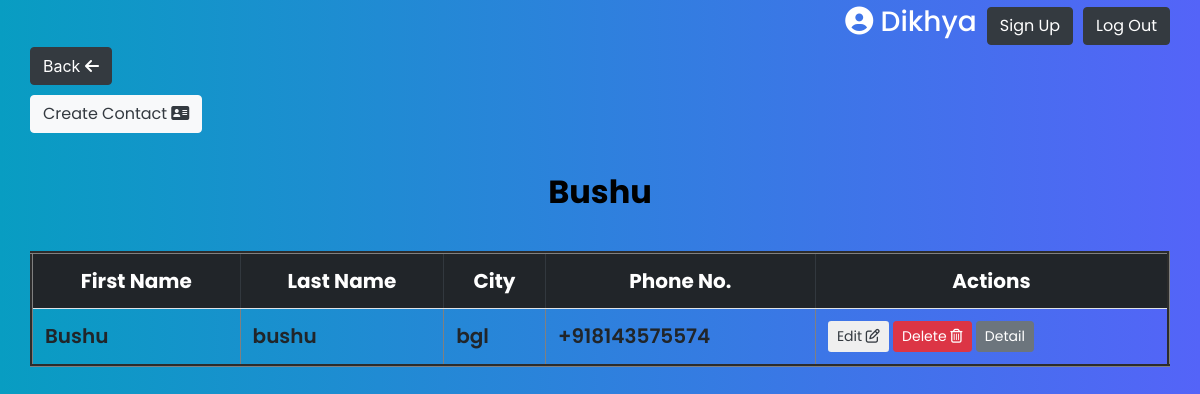
/phonebook-specific/1/ (signed in), run on the app's committed database.
### contacts/models.py (models this page shows, shortened)
class Phonebook(models.Model):
    name = models.CharField(max_length=100)
    user = models.ForeignKey(User, on_delete=models.CASCADE)

class Contact(models.Model):
    first_name = models.CharField(max_length=100)
    last_name = models.CharField(max_length=100)
    city = models.CharField(max_length=100)
    phone_number = models.CharField(max_length=15)
    phonebooks = models.ManyToManyField(Phonebook, related_name='contacts')

### contacts/views.py (the view)
# urls.py: path('phonebook-specific/<int:pk>/', views.phonebook_specific, name='phonebook_specific'),
def phonebook_specific(request,pk):
    if request.user.is_authenticated:
        phonebooks = Phonebook.objects.filter(user=request.user,id=pk)
        return render(request, 'phonebook_specific.html', {'phonebooks': phonebooks})
    else:
        return redirect('login')

### templates/phonebook_specific.html
{% extends 'base.html' %}
{% block content %}
<button onclick="history.back()" class="btn btn-dark back_btn"> Back <i class="fa fa-arrow-left" aria-hidden="true"></i></button>
<main class="contact_cont">
  <button class="btn btn-light"><a class="text-dark" href="/contacts/create/">Create Contact <i class="fa fa-address-card"></i> </a></button>
  {% for phonebook in phonebooks %}
    <h2 class="sub_head">{{ phonebook.name }}</h2>
    <div class="table-responsive-md">
      <table class="table" border="3">
        <tr class="thead-dark">
          <th scope="col">First Name</th>
          <th scope="col">Last Name</th>
          <th scope="col">City</th>
          <th scope="col">Phone No.</th>
          <th scope="col">Actions</th>
        </tr>
        {% for contact in phonebook.contacts.all %}
        <tr>
          <td class="ph_name">{{ contact.first_name }}</td>
          <td class="ph_name">{{ contact.last_name }} </td>
          <td class="ph_name">{{ contact.city }}</td>
          <td class="ph_name">{{ contact.phone_number }}</td>
          <td ><button  type="button" class="btn btn-white btn-sm"> <a class="text-dark" href="{% url 'contact_edit' pk=contact.pk %}">Edit <i class='far fa-edit'></i></a></button>
            <button type="button" class="btn btn-danger btn-sm"><a class="text-white" href="{% url 'contact_delete' pk=contact.pk %}">Delete <i class="fa fa-trash-o"></i></a></button>
            <button class="btn btn-secondary btn-sm"> <a class="text-white" href="/contacts/{{contact.pk}}">Detail</a></button>
        </td>
        </tr>
        {% endfor %}
      </table>
    </div>
  {% endfor %}
</main>
{% endblock %}

### templates/base.html (shortened to what this page needs)
<!DOCTYPE html>
<html lang="en">
<head>
    <link rel="stylesheet" href="/static/css/main.css">
    <link rel="stylesheet" href="https://cdn.jsdelivr.net/npm/bootstrap@4.1.3/dist/css/bootstrap.min.css">
</head>
<body>
  <div class="btn_right"><h3><i class='fas fa-user-circle'></i> {{user}}</h3><button class="btn btn-dark"><a class="text-white" href="/signup/">Sign Up</a></button> <button  class="btn btn-dark"><a class="text-white" href="/logout/">Log Out</a></button></div>
    {% block content %}
    {% endblock %}
</body>
</html>

### static/css/main.css (style rules this page uses)
* { font-family: "Poppins", sans-serif; }
body { background-image: linear-gradient(to right, #089dc2 0%, #5464f8 100%); height: 100vh; }
.btn_right>h3 { color: white; }
.btn-light>a,.btn-white>a { color: black; }
.btn-danger>a,.btn-primary>a,.btn-success>a ,.btn-dark>a,.btn-secondary>a,.btn-warning>a { color: white; text-decoration: none; }
.table { text-align: left; }
.table-responsive-md { margin-top: 30px; }
.btn_right { margin-top: 5px; display: flex; gap: 10px; justify-content:end; margin-right: 30px; align-items: center; }
.ph_name { font-size: 20px; font-weight: 600; }
.thead-dark>th { text-align: center; font-size: 20px; }
.sub_head { text-align: center; color:black; font-weight: 700; margin: 40px 0px; }
.contact_cont { margin: 10px 30px; }
.back_btn { margin-left: 30px; }

### data on the page
Phonebook: name "Bushu"
Contact: first_name "Bushu", last_name "bushu", city "bgl", phone_number "+918143575574"

### other printed values
{{ user }} "Dikhya"
